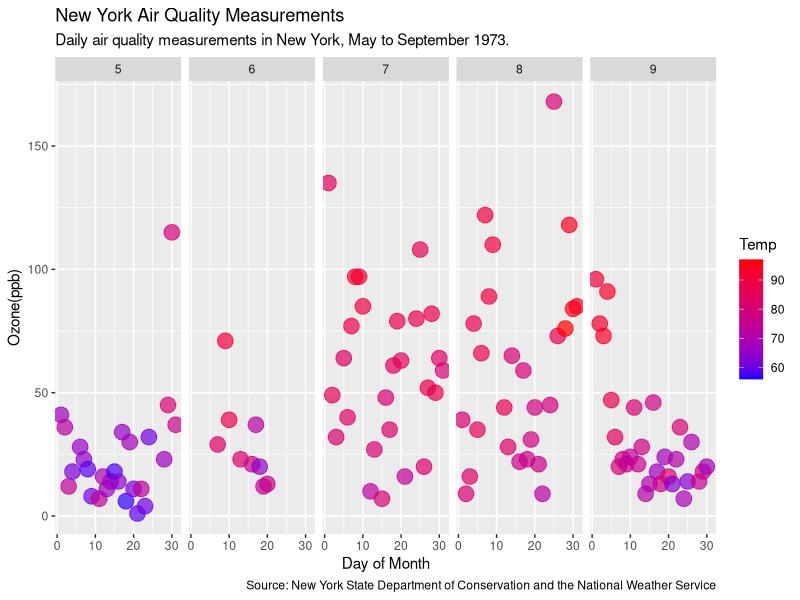

The R source for this figure:
## ---- chunk 1
knitr::opts_chunk$set(warning = FALSE)
#echo = FALSE (for less data shown)
## ---- chunk 2
?airquality
library(tidyverse)
## ---- chunk 3
plot1 <- ggplot(airquality, aes(x = Day, y = Ozone, color = Temp))+
  geom_point(alpha = 0.7, size = 5)+
  #scale_color_continuous(breaks = c())
  facet_wrap(~Month, ncol = 5)+
  labs(x = "Day of Month")+
  labs(y = "Ozone(ppb)") +
  labs(title = "New York Air Quality Measurements")+
  labs(subtitle = "Daily air quality measurements in New York, May to September 1973.")+
  labs(caption = "Source: New York State Department of Conservation and the National Weather Service")+
  scale_color_continuous(low = "blue", high = "red")
  
plot1
